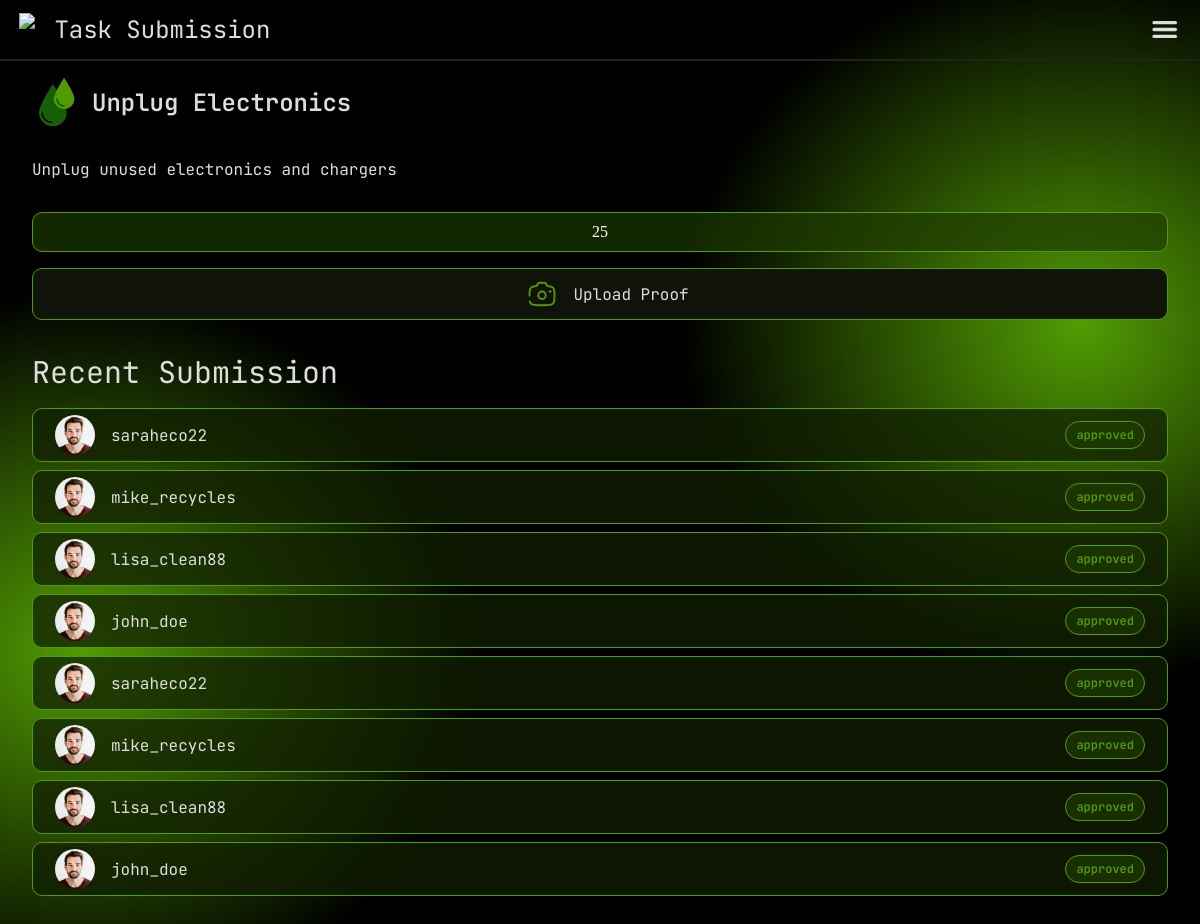
The page /task_submission.php?ID=TA_0005 (signed in) on the database as committed earlier.
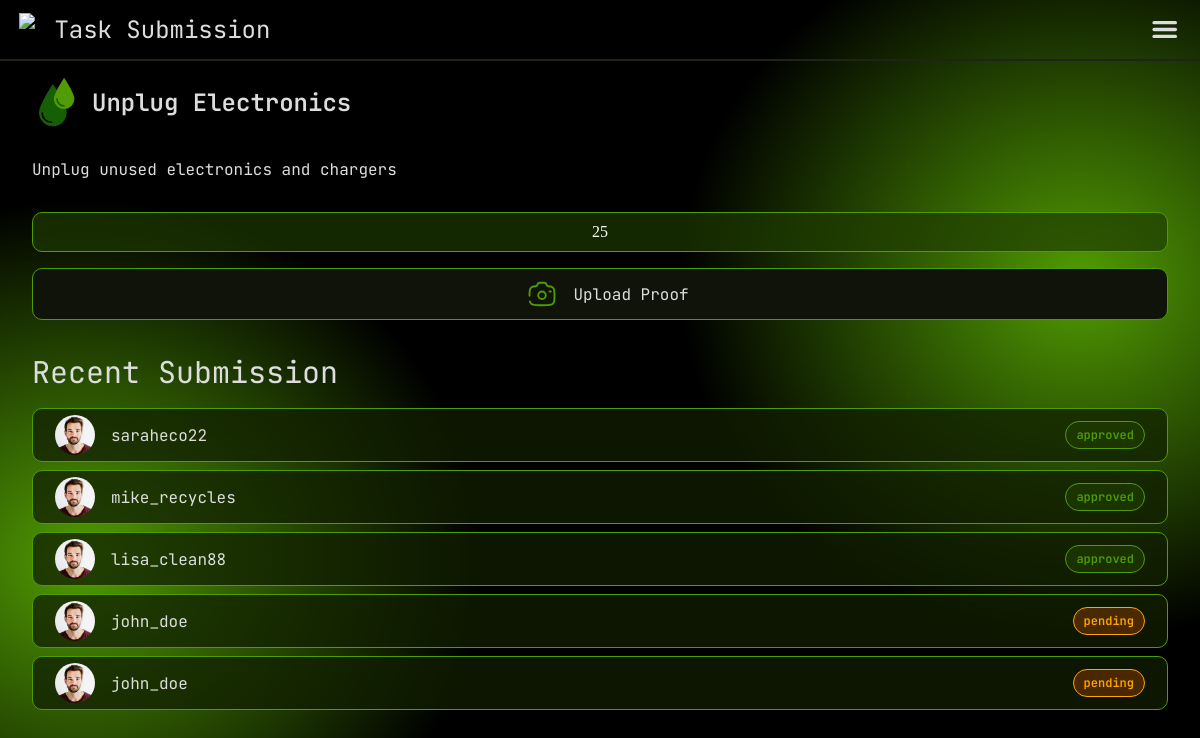
The same page on the database as committed later.
### tables this page shows
CREATE TABLE SUBMISSION (
    ID VARCHAR(50) PRIMARY KEY,
    user VARCHAR(200),
    task_ID VARCHAR(50),
    media LONGBLOB,
    submitted_timestamp INT,
    action_count INT,
    status VARCHAR(20),
    curator VARCHAR(200),

    FOREIGN KEY (user) REFERENCES USERS(username),
    FOREIGN KEY (task_ID) REFERENCES TASK(ID),
    FOREIGN KEY (curator) REFERENCES USERS(username)
);

CREATE TABLE USERS (
    username VARCHAR(200) PRIMARY KEY,
    email VARCHAR(200),
    password VARCHAR(64),
    name VARCHAR(200),
    DOB INT,
    profile_picture BLOB,
    role VARCHAR(20),
    FOREIGN KEY (role) REFERENCES ROLES(role)
);

### api/task/functions.php (called while the page is built, shortened)
<?php
function task_fetch_all($active = true)
{
    include dirname(__DIR__) . "/conn.php";
    if (is_null($active)) {
        $query = "SELECT * FROM task";
    } else {
        $activeValue = $active ? 1 : 0;
        $query = "SELECT * FROM task WHERE active = $activeValue";
    }
    $result = mysqli_query($dbConnection, $query);
    $tasks = array();
    foreach (mysqli_fetch_all($result, MYSQLI_ASSOC) as $row) {
        $tasks[$row['ID']] = $row;
    }
    return $tasks;
}

### task_submission.php (the view, shortened to what this page needs)
<?php
include './api/conn.php';
include './api/task/functions.php';
include './api/points/functions.php';
include './api/credentials.php';
$tasks = task_fetch_all();
$taskID = $_GET['ID'];
$currentTask = $tasks[$taskID];
$points = $currentTask['target'] * $currentTask['reward_rate'];
$sql = "SELECT * FROM submission INNER JOIN users
            WHERE submission.user = users.username
            AND submission.task_ID = '$taskID'";
$userSubmitted = mysqli_query($dbConnection, $sql);
$submittedResult = $userSubmitted;
?>
<!DOCTYPE html>
<html lang="en">
<head>
    <link rel="stylesheet" href="./styles/style.css">
    <link rel="stylesheet" href="./styles/task_submission.css">
</head>
<body>
    <div id="parent">
        <div id="bg-color">
            <?php $headerTitle = "Task Submission";
            include './components/header.php' ?>
            <div id="element">
                <div id="tasks">
                    <div id="task-header">
                        <img src="./assets/ivp/water-drops-svgrepo-com (1).svg" alt="">
                        <p><?php echo $currentTask['title'] ?></p>
                    </div>
                    <p id="task-body">
                        <?php echo $currentTask['description'] ?>
                    </p>
                    <div id="points"><?php echo $points ?></div>
                    <div id="cameraBtn">
                        <a href="">
                            <img src="./assets/ivp/camera-svgrepo-com.svg" alt="">
                            <p>Upload Proof</p>
                        </a>
                    </div>
                </div>
                <div id="submission">
                    <div id="submission-header">
                        <h2>Recent Submission</h2>
                    </div>
                    <?php
                    foreach ($submittedResult as $row) {
                        $statusClass = '';
                        if ($row['status'] === 'pending') {
                            $statusClass = 'orange';
                        } elseif ($row['status'] === 'rejected') {
                            $statusClass = 'red';
                        }
                    ?>
                        <div class="submission-lists">
                            <div class="userInfo">
                                <img src="./assets/ivp/profile-picture.avif" alt="">
                                <p class="name"><?php echo $row['username'] ?></p>
                            </div>
                            <div class="status <?php echo $statusClass; ?>">
                                <p><?php echo $row['status'] ?></p>
                            </div>
                        </div>
                    <?php } ?>
                </div>
            </div>
        </div>
    </div>
</body>
</html>

Rows that differ between the two databases and show on the page:
no longer on this page (row edited): submission: user.username "john_doe", status "approved"
removed submission: user.username "saraheco22", status "approved"
removed submission: user.username "mike_recycles", status "approved"
no longer on this page (row edited): submission: user.username "lisa_clean88", status "approved"
removed submission: user.username "john_doe", status "approved"
now on this page (row edited): submission: user.username "john_doe", status "pending"
now on this page (row edited): submission: user.username "john_doe", status "pending"
